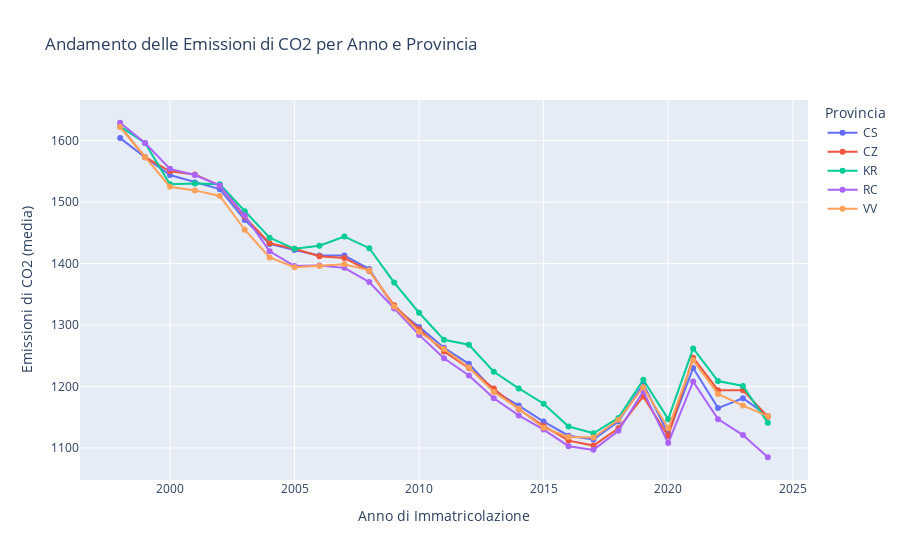

The cell this chart's notebook holds for it:
### Code cell
co2_per_provincia_anno = df.groupby(['prov_residenza', 'anno_immatricolazione'])['co2'].mean().unstack()


fig = go.Figure()

for provincia in co2_per_provincia_anno.index:
    fig.add_trace(go.Scatter(
        x=co2_per_provincia_anno.columns,
        y=co2_per_provincia_anno.loc[provincia],
        mode='lines+markers',
        name=provincia
    ))

fig.update_layout(
    title='Andamento delle Emissioni di CO2 per Anno e Provincia',
    xaxis_title='Anno di Immatricolazione',
    yaxis_title='Emissioni di CO2 (media)',
    legend_title='Provincia'
)

fig.show()
